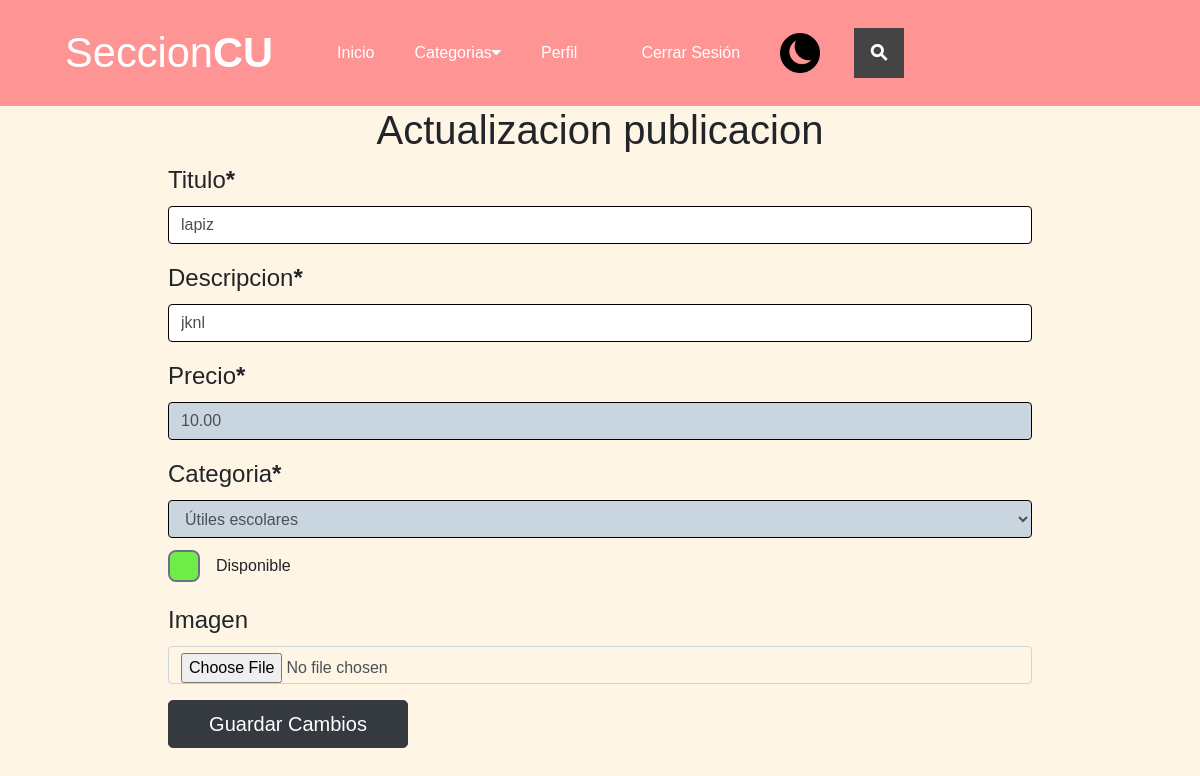
Page /publicaciones/update/11 (signed in) on the earlier database version.
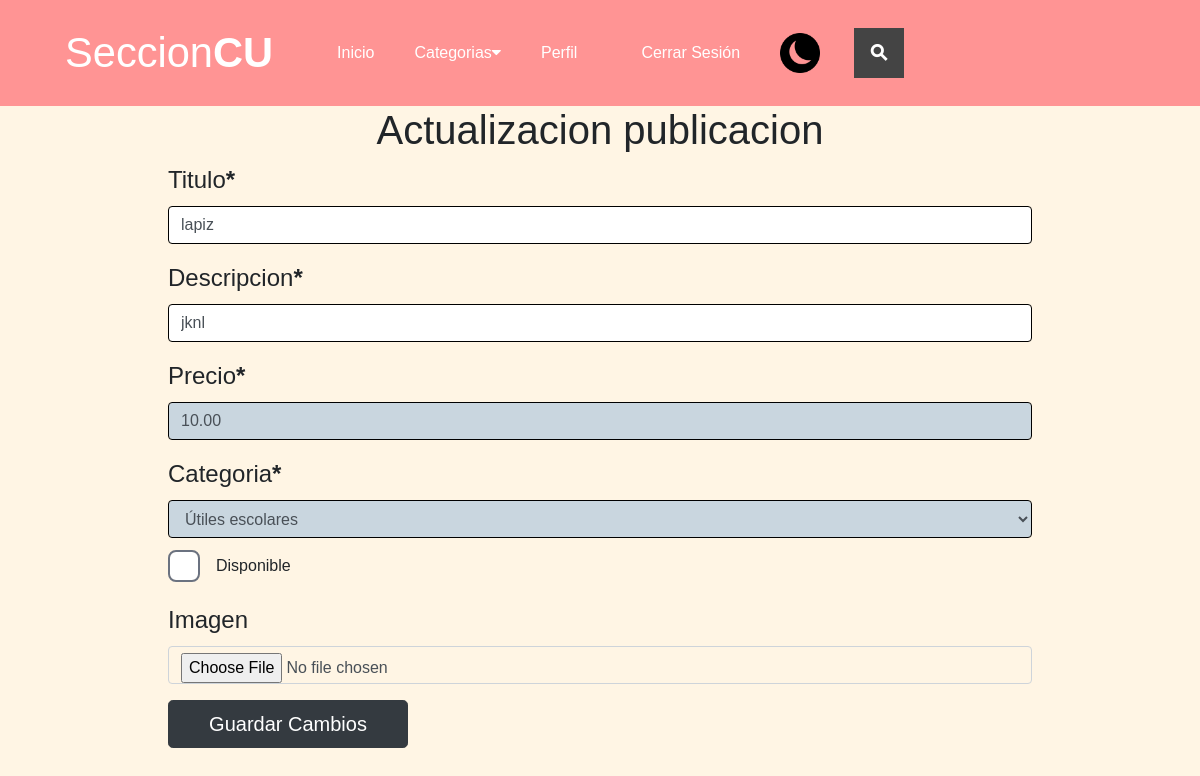
Same page on the later database version.
### publicaciones/models.py (models this page shows, shortened)
class Publicaciones(models.Model):
    titulo = models.CharField(max_length=50)
    descripcion = models.CharField(max_length=200)
    imagen =  models.ImageField(upload_to='publicaciones', null=True, blank=True)
    estado = models.BooleanField(default=True)
    autor = models.ForeignKey(User, on_delete=models.CASCADE)
    precio = models.DecimalField(max_digits=10, decimal_places=2)
    categoria = models.ForeignKey(Categoria, on_delete=models.CASCADE)
    created = models.DateField(auto_now_add=True)
    updated = models.DateField(auto_now_add=True)
    class Meta:
        verbose_name='publicacion'
        verbose_name_plural = 'publicaciones'

### publicaciones/views.py (the view)
# urls.py: path("update/<int:publicacion_id>", views.update_publicacion, name="update"),
@login_required
def update_publicacion(request, publicacion_id):
    categorias = Categoria.objects.all()
    publicacion = Publicaciones.objects.get(id=publicacion_id)
    if request.method == 'POST':
        form = Update_publicacion_form(request.POST,request.FILES, instance=publicacion)
        if form.is_valid():
            form.save()
            return redirect("perfil")
    else:
        form = Update_publicacion_form(instance=publicacion)
    return render(request, "publicaciones/update_publicacion.html", {"categorias":categorias, "form": form})

### publicaciones/forms.py
class Update_publicacion_form(ModelForm):
    def __init__(self, *args, **kwargs):
        super().__init__(*args, **kwargs)
        for visible in self.visible_fields():
            visible.field.widget.attrs['class'] = 'form-control'
            visible.field.widget.attrs['placeholder'] = visible.field.label
    class Meta:
        model = Publicaciones
        fields = ['titulo', 'descripcion', 'precio', 'categoria','estado', 'imagen']
        exclude = ['autor']
        labels = {
            'estado': _('Disponible'),
        }

### publicaciones/models.py (called while the page is built)
    def __str__(self):
        return self.nombre

### publicaciones/templates/publicaciones/update_publicacion.html (shortened to what this page needs)
{% extends 'publicaciones/nav.html'%}
{% load static %}
{% load crispy_forms_tags %}
{%block content%}
    <h1 class="text-config">Actualizacion publicacion</h1>
    <div class="form-content">
        <form method="POST" enctype="multipart/form-data" name = "form_update">
            <div class="form-configuracion">
                <div class="form-configuracion2">
                    {{form|crispy}}
                    <button type="submit" class="btn btn-dark btn-lg btn-config" >Guardar Cambios</button>
                </div>
            </div>
        </form>
    </div>
{%endblock%}

Differences in the rows shown:
changed Publicaciones "lapiz": estado "☑" → "☐"
